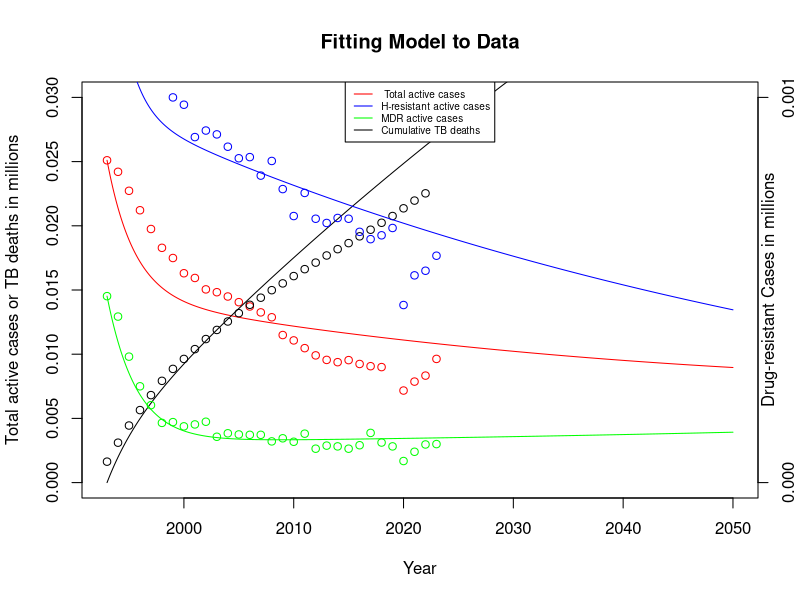

The R script that drew this image:
## ---- chunk 1
knitr::opts_chunk$set(echo = TRUE)
library(ggplot2)
library(tidyr)
library(deSolve) 
## ---- chunk 2
CDCActiveTotal <- c(25102, 24206, 22726, 21212, 19751, 18285, 17492, 16305, 15937, 15048, 14828, 14494, 14052, 13716, 13258, 12876, 11492, 11074, 10471, 9908, 9556, 9379, 9539, 9238, 9066, 8996, 88895, 7170, 7866, 8332, 9633) #CDC TB Incidence and Mortality: 1953–2023 (should I include data pre-1993?) 
ActiveCasesTotal <- CDCActiveTotal/1000000 #Calculates total active infections from the CDC data

CDCTBDeaths <- c(1631, 1631+1478, 1631+1478+1336, 1631+1478+1336+1202, 1631+1478+1336+1202+1166, 1631+1478+1336+1202+1166+1112, 1631+1478+1336+1202+1166+1112+930, 1631+1478+1336+1202+1166+1112+930+776, 1631+1478+1336+1202+1166+1112+930+776+764, 1631+1478+1336+1202+1166+1112+930+776+764+784, 1631+1478+1336+1202+1166+1112+930+776+764+784+711, 1631+1478+1336+1202+1166+1112+930+776+764+784+711+657, 1631+1478+1336+1202+1166+1112+930+776+764+784+711+657+648, 1631+1478+1336+1202+1166+1112+930+776+764+784+711+657+648+652, 1631+1478+1336+1202+1166+1112+930+776+764+784+711+657+648+652+554, 1631+1478+1336+1202+1166+1112+930+776+764+784+711+657+648+652+554+585, 1631+1478+1336+1202+1166+1112+930+776+764+784+711+657+648+652+554+585+529, 1631+1478+1336+1202+1166+1112+930+776+764+784+711+657+648+652+554+585+529+569, 1631+1478+1336+1202+1166+1112+930+776+764+784+711+657+648+652+554+585+529+569+539, 1631+1478+1336+1202+1166+1112+930+776+764+784+711+657+648+652+554+585+529+569+539+510, 1631+1478+1336+1202+1166+1112+930+776+764+784+711+657+648+652+554+585+529+569+539+510+555,
1631+1478+1336+1202+1166+1112+930+776+764+784+711+657+648+652+554+585+529+569+539+510+555+493,
1631+1478+1336+1202+1166+1112+930+776+764+784+711+657+648+652+554+585+529+569+539+510+555+493+470,
1631+1478+1336+1202+1166+1112+930+776+764+784+711+657+648+652+554+585+529+569+539+510+555+493+470+528,
1631+1478+1336+1202+1166+1112+930+776+764+784+711+657+648+652+554+585+529+569+539+510+555+493+470+528+515,
1631+1478+1336+1202+1166+1112+930+776+764+784+711+657+648+652+554+585+529+569+539+510+555+493+470+528+515+542,
1631+1478+1336+1202+1166+1112+930+776+764+784+711+657+648+652+554+585+529+569+539+510+555+493+470+528+515+542+526,
1631+1478+1336+1202+1166+1112+930+776+764+784+711+657+648+652+554+585+529+569+539+510+555+493+470+528+515+542+526+600,
1631+1478+1336+1202+1166+1112+930+776+764+784+711+657+648+652+554+585+529+569+539+510+555+493+470+528+515+542+526+600+602,
1631+1478+1336+1202+1166+1112+930+776+764+784+711+657+648+652+554+585+529+569+539+510+555+493+470+528+515+542+526+600+602+565) #CDC TB Incidence and Mortality: 1953–2023
TotalDeaths <- CDCTBDeaths/1000000

CDCTBDeathsNC <- c(1631, 1478, 1336, 1202, 1166, 1112, 930, 776, 764, 784, 711, 657, 648, 652, 554, 585, 529, 569, 539, 510, 555, 493, 470, 528, 515, 542, 526, 600, 602, 565) #CDC TB Incidence and Mortality: 1953–2023 (up to 2022)
DeathsNC <- CDCTBDeathsNC/1000000

CDCActiveHR <- c(1534, 1543, 1351, 1284, 1195, 1120, 1000, 981, 897, 914, 904, 872, 842, 845, 797, 835, 762, 692, 752, 685, 674, 687, 685, 651, 632, 642, 661, 461, 538, 550, 589)# TB by Drug Resistance: 1993–2023 
ActiveCasesHR <- CDCActiveHR/1000000

CDCActiveMDR <- c(484, 431, 327, 250, 201, 155, 157, 146, 151, 158, 119, 128, 125, 124, 124, 107, 115, 106, 127, 88, 96, 94, 88, 97, 129, 104, 94, 56, 80, 99, 100) # TB by Drug Resistance: 1993–2023
ActiveCasesMDR <- CDCActiveMDR/1000000
## ---- chunk 3
# Function
tb_model <- function(t, state, parms) {
  with(as.list(c(state, parms)), {
    
    dS  <- (rho * N -
            ql*t1 * S*I1/N -
            ql*t2 * S*I2/N -
            ql*t3 * S*I3/N -
            ql*t4 * S*I4/N +
            z1*phi1*I1 + z2*phi2*I2 + z3*phi3*I3 + z4*phi4*I4 +
            (1 - l)*alpha*N -
            mu0*S)

    dE1 <- ((1 - p)*ql*t1 * S*I1/N -
            vL * E1 +
            (1 - y1)*(1 - z1)*phi1 * I1 +
            l*alpha*(1 - r2 - r3 - r4)*N -
            mu0*E1)

    dI1 <- (p*ql*t1 * S*I1/N +
            vL*E1 -
            phi1*I1 -
            mu0*I1 -
            mu*I1)

    dE2 <- ((1 - p)*ql*t2 * S*I2/N -
            vL * E2 +
            (1 - y2)*(1 - z2)*phi2 * I2 +
            gamma*(1 - z1)*y1*phi1 * I1 +
            l*alpha*r2*N -
            mu0*E2)

    dI2 <- (p*ql*t2 * S*I2/N +
            vL*E2 -
            phi2*I2 -
            mu0*I2 -
            mu*I2)

    dE3 <- ((1 - p)*ql*t3 * S*I3/N -
            vL * E3 +
            (1 - y2)*(1 - z3)*phi3 * I3 +
            (1 - gamma)*(1 - z1)*y1*phi1 * I1 +
            l*alpha*r3*N -
            mu0*E3)

    dI3 <- (p*ql*t3 * S*I3/N +
            vL*E3 -
            phi3*I3 -
            mu0*I3 -
            mu*I3)

    dE4 <- ((1 - p)*ql*t4 * S*I4/N -
            vL * E4 +
            (1 - z2)*y2*phi2 * I2 +
            (1 - z3)*y2*phi3 * I3 +
            (1 - z4)*phi4 * I4 +
            l*alpha*r4*N -
            mu0*E4)

    dI4 <- (p*ql*t4 * S*I4/N +
            vL*E4 -
            phi4*I4 -
            mu0*I4 -
            mu*I4)

    dD  <- (mu * (I1 + I2 + I3 + I4))

    dN  <- (rho*N +
            alpha*N -
            mu*(I1 + I2 + I3 + I4) -
            mu0*N)

    list(c(dS, dE1, dI1, dE2, dI2, dE3, dI3, dE4, dI4, dD, dN))
  })
}

# Time steps
deltaT <- 0.1
finalYr <- 57
cutoffYr <- 8/deltaT
totT <- finalYr / deltaT

# simulation
 hill <- function(initial=cutoffYr+1, final=totT+1, dataSet=P) {
  # recursive=TRUE collapses dataframe to labeled vector
  initv <- c(dataSet[initial,], recursive=TRUE)
  # times = data points to be calculated
  times <- initial:final*deltaT
  # compute master results
  mres <- lsoda(initv, times, tb_model, parms)
  # mres[,-1] = mres without 1st column
  dataSet[initial:final,] <- c(mres[,-1])
  return(dataSet)
 }


# Create composite metrics (from Ellie's code)
 generateResults <- function(mres) {
  with(as.list(parms), {
    Susceptible <- mres$S
    Exposed1 <- mres$E1
    Infectious1 <- mres$I1
    Exposed2 <- mres$E2
    Infectious2 <- mres$I2
    Exposed3 <- mres$E3
    Infectious3 <- mres$I3
    Exposed4 <- mres$E4
    Infectious4 <- mres$I4
    Dead <- mres$D
    Total <- mres$S + mres$E1 + mres$I1 + mres$E2 + mres$I2 + mres$E3 + mres$I3 + mres$E4 + mres$I4
    InfectiousTotal <- mres$I1 + mres$I2 + mres$I3 + mres$I4 
    return(data.frame(Susceptible, Exposed1, Infectious1, Exposed2, Infectious2, Exposed3, Infectious3, Exposed4, Infectious4, Total, Dead, InfectiousTotal))
  })
}
## ---- chunk 4
# Parameters
parms <- c(
  a2 = 0.0667044593952596,     # Proportion of initial latent TB cases that are H-resistant 
  a3 = 0.036740641715005,     # Proportion of initial latent TB cases that are R-resistant 
  a4 = 0.00657318516168743,     # Proportion of initial latent TB cases that are MDR 

  alpha = 0.00425,   # Immigration rate into the US (fixed)

  b = 0.57151103077922,     # Proportion of initial active TB cases that are drug-susceptible 

  gamma = 0.595633820397779,  # Proportion of H-resistance acquisition cases 

  l = 0.0303478768619243,      # Proportion of immigrants that have LTBI 

  # lambda = .5,  # Effective contact rate 

  mu = 0.0495773325092159,    # TB-specific mortality rate 
  mu0 = 0.013,  # Background (non-TB) mortality rate (fixed)

  p = 0.0835297864163294,      # Proportion of exogenous infections that are acute 

  phi1 = 0.787279893178493,  # Rate of end of treatment for DS TB 
  phi2 = 0.562803372205235,   # Rate of end of treatment for H-resistant TB 
  phi3 = 0.326452181814238,  # Rate of end of treatment for R-resistant TB
  phi4 = 0.313439025112893,   # Rate of end of treatment for MDR TB 

  # q = 0.1,      # Proportion of active TB cases that are infectious 
  
  ql = 1.95014937780797, # combined q with lambda
  
  r2 = 0.000974651146680117,     # Proportion of immigrant H-resistant LTBI cases
  r3 = 0.0648224649368785,     # Proportion of immigrant R-resistant LTBI cases 
  r4 = 0.0276833213865757,     # Proportion of immigrant MDR LTBI cases 

  rho = 0.0179, # US birth rate (fixed)

  t1 = 0.044127013348043,    # Time in treatment for DS 
  t2 = 0.0336318691493943,    # Time in treatment for H-resistant 
  t3 = 0.0244579056947259,    # Time in treatment for R-resistant
  t4 = 0.0591143056983128,    # Time in treatment for MDR 

  vL = 0.00126206192770042,   # Progression rate from latent to active TB 

  y1 = 0.318704390781932,    # Failed treatment leading to H/R resistance from DS 
  y2 = 0.896799218840897,    # Failed treatment leading to MDR from H- or R-resistant TB 


  z1 = 0.877329782699235,    # Success rate of DS TB treatment 
  z2 = 0.760776009969413,     # Success rate of H-resistant TB treatment 
  z3 = 0.636800507875159,     # Success rate of R-resistant TB treatment
  z4 = 0.41258505214937    # Success rate of MDR TB treatment 
)
## ---- chunk 5
# Initial conditions (Ellie's code)
    S <- E1 <- I1 <- E2 <- I2 <- E3 <- I3 <- E4 <- I4 <- D <- N <- rep(0,totT) #Sets compartment values to 0
    P <- data.frame(S, E1, I1, E2, I2, E3, I3, E4, I4, D, N) #Creates a matrix of compartment values
    
    list2env(as.list(parms), envir = .GlobalEnv)

     #Total Population
    P$N[1] <- 280.726081 #From census data
    #LTBI
    P$E1[1] <- 11.213*(1-a2-a3-a4) #Data from Hill
    P$E2[1] <- 11.213*a2
    P$E3[1] <- 11.213*a3
    P$E4[1] <- 11.213*a4
    #Active TB
    P$I1[1] <- (b*(CDCActiveTotal[1] - CDCActiveHR[1] - CDCActiveMDR[1])/(mu0 + mu + phi1))/1000000 
    #Method from Hill; The CDC tracks H-Resistant and MDR cases. 
    #Those leftover are either drug-susceptible or R-resistant (scaled by b and (b-1), respectively) 
    P$I2[1] <- (CDCActiveHR[1]/(mu0 + mu + phi2))/1000000
    P$I3[1] <- ((1-b)*(CDCActiveTotal[1] - CDCActiveHR[1] - CDCActiveMDR[1])/(mu0 + mu + phi3))/1000000
    P$I4[1] <- (CDCActiveMDR[1]/(mu0 + mu + phi4))/1000000
    #Susceptible Population
    P$S[1] <- P$N[1] - P$E1[1] - P$I1[1] - P$E2[1] - P$I2[1] - P$E3[1] - P$I3[1] - P$E4[1] - P$I4[1]
    
    yrs <- seq(1993, 1993+finalYr, deltaT)
    
    P <- hill(1, totT+1, P)
    Results <- generateResults(P)
## ---- chunk 6
#Plot model and CDC data for total active cases, HR cases, MDR 
#cases, and TB deaths on the same plot, using two sets of axes
years = 1993:2023 #For CDC data where we have through 2013
plot(yrs, (Results$Infectious1*(mu0+mu+phi1)) +  (Results$Infectious2*(mu0+mu+phi2)) + (Results$Infectious3*(mu0+mu+phi3)) + (Results$Infectious4*(mu0+mu+phi4)), main='Fitting Model to Data', xlab='Year',ylab='Total active cases or TB deaths in millions', type='l',col='red', ylim=  c(0,.03)) #Total active cases in the model is the sum of #each I compartment
points(years,ActiveCasesTotal,col='red')
years=1993:2022 #For CDC data on TB deaths, where we have through #2022 only
lines(yrs, Results$Dead, col='black')
points(years, TotalDeaths,col='black')
par(new = TRUE) #This uses the right-hand side axis, since HR and 
#MDR cases exist on a much smaller scale
years = 1993:2023
plot(yrs, Results$Infectious2*(mu0+mu+phi2), axes = FALSE,  bty = "n", xlab = "", ylab = "", col='blue', ylim=c(0,0.001), type='l')
points(years,ActiveCasesHR, col='blue')
lines(yrs,Results$Infectious4*(mu0+mu+phi4),col='green')
points(years,ActiveCasesMDR,col='green')
mtext("Drug-resistant Cases in millions",side=4)
axis(side=4,at=c(0,0.001))
legend('top', legend=c(' Total active cases',
                                       'H-resistant active cases',
                        'MDR active cases',
                        'Cumulative TB deaths'), 
       col=c('red', 'blue','green', 'black'), lty=c(1,1, 1, 1),cex = 0.6)
